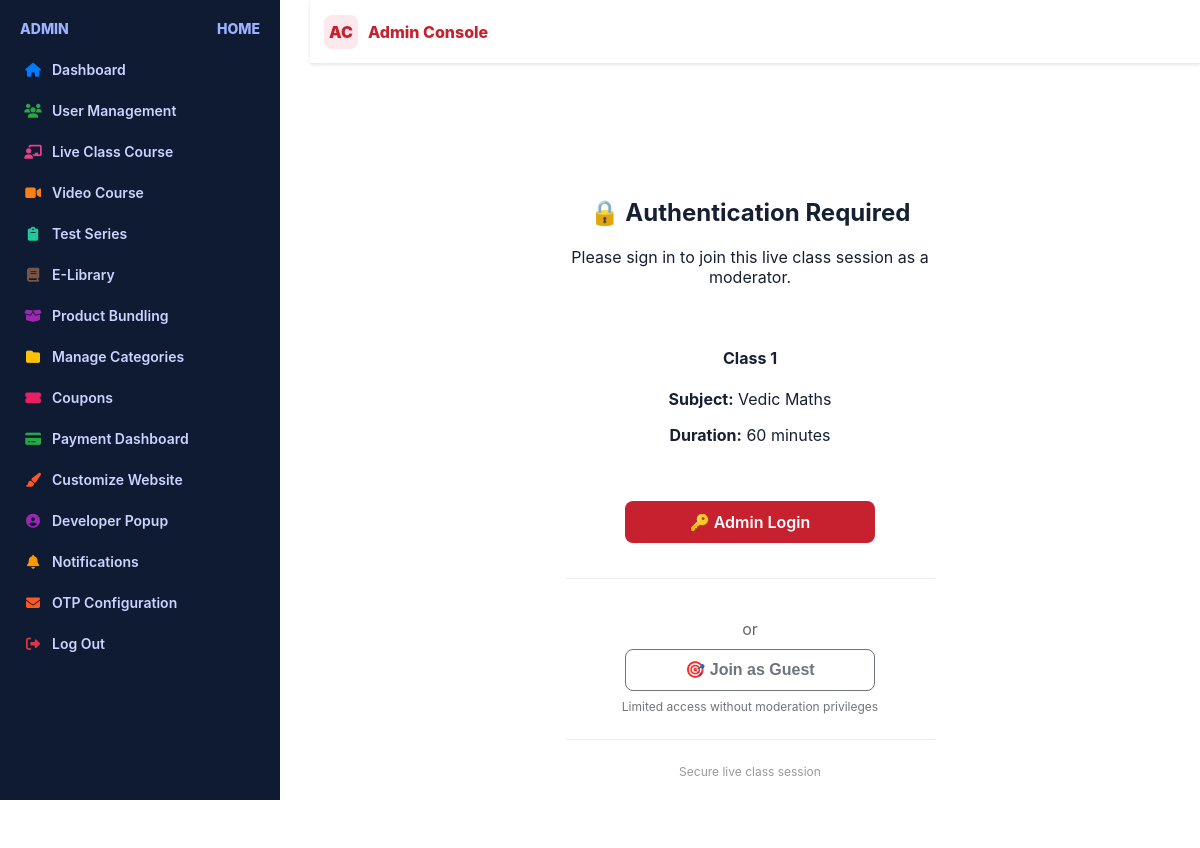
Page /liveclass/session/640/join/ on the committed database.
### live_class/models.py (models this page shows, shortened)
class LiveClassSession(models.Model):
    course = models.ForeignKey(
        LiveClassCourse,
        on_delete=models.CASCADE,
        related_name='sessions'
    )
    class_name = models.CharField(max_length=200)
    subject = models.CharField(max_length=200, blank=True, null=True)
    scheduled_datetime = models.DateTimeField()
    duration_minutes = models.PositiveIntegerField(default=60)
    max_participants = models.PositiveIntegerField(default=100)
    is_free = models.BooleanField(default=False, help_text="Override course pricing for this session")
    enable_auto_recording = models.BooleanField(default=False)
    created_at = models.DateTimeField(auto_now_add=True)
    class Meta:
        ordering = ['scheduled_datetime']

### live_class/views.py (the view)
# urls.py: path('session/<int:session_id>/join/', views.live_class_join, name='live_class_join'),  # /liveclass/session/ID/join/ [2]
def live_class_join(request, session_id):
    session = get_object_or_404(LiveClassSession, id=session_id)
    room_name = generate_room_name(session_id, session.class_name)
    context = {
        'session': session,
        'jitsi_domain': getattr(settings, 'JITSI_DOMAIN', 'meet.ffmuc.net'),
        'room_name': room_name,
    }
    if request.user.is_authenticated:
        context.update({
            'display_name': request.user.get_full_name() or request.user.email,
            'user_email': request.user.email,
            'is_moderator': is_room_moderator(request.user),
        })
    else:
        context.update({
            'display_name': '',
            'user_email': '',
            'is_moderator': False,
        })
    return render(request, 'live_classes/live_session.html', context)

### adminpanel/context_processors.py (called while the page is built)
def navbar_settings(request):
    try:
        settings = NavbarSettings.objects.filter(is_active=True).first()
        if not settings:
            settings = NavbarSettings.objects.create()
        return {'navbar_settings': settings}
    except Exception as e:
        print(f"Error in navbar_settings context processor: {e}")
        return {'navbar_settings': None}

def footer_settings(request):
    try:
        settings = FooterSettings.objects.filter(is_active=True).first()
        footer_links = FooterLink.objects.filter(is_active=True)
        footer_legal_links = FooterLegalLink.objects.filter(is_active=True)
        if not settings:
            settings = FooterSettings.objects.create()
        return {
            'footer_settings': settings,
            'footer_links': footer_links,
            'footer_legal_links': footer_legal_links,
        }
    except Exception as e:
        print(f"Error in footer_settings context processor: {e}")
        return {
            'footer_settings': None,
            'footer_links': [],
            'footer_legal_links': [],
        }

### base/templatetags/navbar_tags.py (called while the page is built)
@register.simple_tag
def get_favicon_url():
    try:
        settings = NavbarSettings.objects.first()
        if settings and settings.favicon:
            return settings.favicon.url
        return None
    except:
        return None

### live_class/views.py (called while the page is built)
def generate_room_name(session_id, class_name):
    unique_string = f"{session_id}_{class_name}_{secrets.token_hex(8)}"
    room_hash = hashlib.md5(unique_string.encode()).hexdigest()[:12]
    return f"LiveClass_{room_hash}"

### video_courses/context_processors.py (called while the page is built)
def categories_context(request):
    categories = Category.objects.all()
    return {
        'navbar_categories': categories
    }

### live_class/templates/live_classes/live_session.html (shortened to what this page needs)
{% extends "admin_dashboard.html" %}
{% block content %}
<main>
  <div class="wrapper">
    {% if not user.is_authenticated %}
      <div class="auth-prompt">
        <div class="auth-card">
          <h2>🔒 Authentication Required</h2>
          <p>Please sign in to join this live class session as a moderator.</p>
          <div class="session-preview">
            <h4>{{ session.class_name }}</h4>
            <p><strong>Subject:</strong> {{ session.subject|default:"General Session" }}</p>
            <p><strong>Duration:</strong> {{ session.duration_minutes }} minutes</p>
          </div>
          <a href="{% url 'admin:login' %}?next={{ request.get_full_path }}" class="btn btn-primary" style="padding: 12px 24px; font-size: 16px; min-width: 250px; margin-bottom: 15px; text-decoration: none; display: inline-block;">
            🔑 Admin Login
          </a>
          <div style="margin-top: 20px; padding-top: 20px; border-top: 1px solid #eee;">
            <p style="margin: 20px 0 10px 0; color: #666;">or</p>
            <button onclick="joinAsGuest()" class="btn" style="background: transparent; color: #6c757d; border: 1px solid #6c757d; padding: 12px 24px; font-size: 16px; min-width: 250px;">
              🎯 Join as Guest
            </button>
            <small style="display: block; color: #6c757d; font-size: 12px; margin-top: 8px;">Limited access without moderation privileges</small>
          </div>
          <div style="margin-top: 25px; padding-top: 20px; border-top: 1px solid #eee;">
            <small style="color: #999; font-size: 12px;">Secure live class session</small>
          </div>
        </div>
      </div>
    {% endif %}
  </div>
</main>
{% endblock %}

### adminpanel/templates/admin_dashboard.html (style rules this page uses)
html, body { width: 100%; height: 100%; margin: 0; padding: 0; background: #ffffff; }
:root { --admin-bg: #ffffff; --admin-panel: #ffffff; --admin-panel-2: #fafbff; --admin-border: #e9ecf3; --admin-muted: #707793; --admin-text: #162033; --admin-primary: #c7212f; --admin-primary-600: #ad1830; --admin-primary-100: #fde8eb; --admin-accent: #2d65f2; --admin-success: #16a34a; --admin-warning: #f59e0b; --admin-danger: #dc2626; --admin-card-shadow: 0 6px 18px rgba(16,24,40,0.05); --admin-radius: 14px; --admin-radius-sm: 10px; --admin-ring: 0 0 0 3px rgba(199,33,47,.2); --input-border: #d1d5db; --input-border-focus: #c7212f; --input-bg: #ffffff; }
html, body { height: auto !important; overflow-y: auto !important; scroll-behavior: smooth; }
* { box-sizing: border-box; }
body { margin: 0; font-family: 'Inter', system-ui, -apple-system, Segoe UI, Roboto, Arial, sans-serif; background: var(--admin-bg); color: var(--admin-text); }
.wrapper { max-width: 1200px; margin: 24px auto; padding: 0 16px; min-height: auto; }
.btn { border: 1px solid var(--admin-border); background: #fff; border-radius: 8px; padding: 8px 12px; cursor: pointer; font-weight: 600; font-size: 13px; text-decoration: none; display: inline-flex; align-items: center; justify-content: center; gap: 6px; line-height: 1; vertical-align: middle; transition: all 0.2s ease; }
.btn-primary { background: var(--admin-primary); color: #fff; border-color: transparent; }

### live_class/templates/live_classes/live_session.html (style rules this page uses)
.auth-prompt { display: flex; justify-content: center; align-items: center; min-height: 70vh; padding: 20px; }
.auth-card { background: white; padding: 40px; border-radius: 15px; box-shadow: var(--ad-card-shadow); text-align: center; max-width: 450px; width: 100%; border: 1px solid var(--ad-border); }
.session-preview { background: var(--ad-panel-2); padding: 20px; border-radius: 8px; margin: 20px 0; border-left: 4px solid var(--ad-accent); }

### rows in the picture
LiveClassSession: class_name "Class 1", subject "Vedic Maths", duration_minutes "60"
